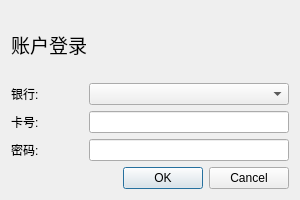
<?xml version="1.0" encoding="UTF-8"?>
<ui version="4.0">
 <class>LoginDialog</class>
 <widget class="QDialog" name="LoginDialog">
  <property name="geometry">
   <rect>
    <x>0</x>
    <y>0</y>
    <width>300</width>
    <height>200</height>
   </rect>
  </property>
  <property name="maximumSize">
   <size>
    <width>300</width>
    <height>200</height>
   </size>
  </property>
  <property name="windowTitle">
   <string>账户登录</string>
  </property>
  <layout class="QVBoxLayout" name="verticalLayout">
   <item>
    <widget class="QLabel" name="label">
     <property name="font">
      <font>
       <family>微软雅黑 Light</family>
       <pointsize>14</pointsize>
      </font>
     </property>
     <property name="text">
      <string>账户登录</string>
     </property>
    </widget>
   </item>
   <item>
    <layout class="QHBoxLayout" name="horizontalLayout">
     <item>
      <widget class="QLabel" name="label_4">
       <property name="text">
        <string>银行:</string>
       </property>
      </widget>
     </item>
     <item>
      <widget class="QComboBox" name="bankSelect">
       <property name="sizePolicy">
        <sizepolicy hsizetype="MinimumExpanding" vsizetype="Fixed">
         <horstretch>0</horstretch>
         <verstretch>0</verstretch>
        </sizepolicy>
       </property>
       <property name="maximumSize">
        <size>
         <width>200</width>
         <height>16777215</height>
        </size>
       </property>
      </widget>
     </item>
    </layout>
   </item>
   <item>
    <layout class="QHBoxLayout" name="horizontalLayout_3">
     <item>
      <widget class="QLabel" name="label_2">
       <property name="text">
        <string>卡号:</string>
       </property>
      </widget>
     </item>
     <item>
      <widget class="QLineEdit" name="accountIDIn">
       <property name="maximumSize">
        <size>
         <width>200</width>
         <height>16777215</height>
        </size>
       </property>
      </widget>
     </item>
    </layout>
   </item>
   <item>
    <layout class="QHBoxLayout" name="horizontalLayout_2">
     <item>
      <widget class="QLabel" name="label_3">
       <property name="text">
        <string>密码:</string>
       </property>
      </widget>
     </item>
     <item>
      <widget class="QLineEdit" name="pwIn">
       <property name="maximumSize">
        <size>
         <width>200</width>
         <height>16777215</height>
        </size>
       </property>
       <property name="echoMode">
        <enum>QLineEdit::Password</enum>
       </property>
      </widget>
     </item>
    </layout>
   </item>
   <item>
    <widget class="QDialogButtonBox" name="buttonBox">
     <property name="orientation">
      <enum>Qt::Horizontal</enum>
     </property>
     <property name="standardButtons">
      <set>QDialogButtonBox::Cancel|QDialogButtonBox::Ok</set>
     </property>
    </widget>
   </item>
  </layout>
 </widget>
 <resources/>
 <connections>
  <connection>
   <sender>buttonBox</sender>
   <signal>accepted()</signal>
   <receiver>LoginDialog</receiver>
   <slot>accept()</slot>
   <hints>
    <hint type="sourcelabel">
     <x>248</x>
     <y>254</y>
    </hint>
    <hint type="destinationlabel">
     <x>157</x>
     <y>274</y>
    </hint>
   </hints>
  </connection>
  <connection>
   <sender>buttonBox</sender>
   <signal>rejected()</signal>
   <receiver>LoginDialog</receiver>
   <slot>reject()</slot>
   <hints>
    <hint type="sourcelabel">
     <x>316</x>
     <y>260</y>
    </hint>
    <hint type="destinationlabel">
     <x>286</x>
     <y>274</y>
    </hint>
   </hints>
  </connection>
 </connections>
</ui>
